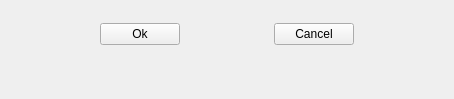
<?xml version="1.0" encoding="UTF-8"?>
<ui version="4.0">
 <author>Ten Borba</author>
 <class>LoadAuxStruct</class>
 <widget class="QWidget" name="LoadAuxStruct">
  <property name="geometry">
   <rect>
    <x>0</x>
    <y>0</y>
    <width>454</width>
    <height>99</height>
   </rect>
  </property>
  <property name="sizePolicy">
   <sizepolicy hsizetype="Preferred" vsizetype="Preferred">
    <horstretch>0</horstretch>
    <verstretch>0</verstretch>
   </sizepolicy>
  </property>
  <property name="minimumSize">
   <size>
    <width>0</width>
    <height>0</height>
   </size>
  </property>
  <property name="maximumSize">
   <size>
    <width>1000</width>
    <height>1000</height>
   </size>
  </property>
  <property name="windowTitle">
   <string>Load Auxiliar Structure</string>
  </property>
  <layout class="QGridLayout" name="gridLayout_2">
   <item row="0" column="0">
    <layout class="QGridLayout" name="gridLayout">
     <item row="0" column="0">
      <widget class="ConnectionWidget" name="widget" native="true"/>
     </item>
     <item row="1" column="0">
      <widget class="EarthCoverageWidget" name="widgetConv" native="true"/>
     </item>
     <item row="2" column="0">
      <layout class="QHBoxLayout" name="horizontalLayout_9">
       <item>
        <spacer name="horizontalSpacer_14">
         <property name="orientation">
          <enum>Qt::Horizontal</enum>
         </property>
         <property name="sizeHint" stdset="0">
          <size>
           <width>40</width>
           <height>20</height>
          </size>
         </property>
        </spacer>
       </item>
       <item>
        <widget class="QPushButton" name="pushButtonOk">
         <property name="text">
          <string>Ok</string>
         </property>
        </widget>
       </item>
       <item>
        <spacer name="horizontalSpacer_15">
         <property name="orientation">
          <enum>Qt::Horizontal</enum>
         </property>
         <property name="sizeHint" stdset="0">
          <size>
           <width>40</width>
           <height>20</height>
          </size>
         </property>
        </spacer>
       </item>
       <item>
        <widget class="QPushButton" name="pushButtonCancel">
         <property name="text">
          <string>Cancel</string>
         </property>
        </widget>
       </item>
       <item>
        <spacer name="horizontalSpacer_16">
         <property name="orientation">
          <enum>Qt::Horizontal</enum>
         </property>
         <property name="sizeHint" stdset="0">
          <size>
           <width>40</width>
           <height>20</height>
          </size>
         </property>
        </spacer>
       </item>
      </layout>
     </item>
     <item row="3" column="0">
      <spacer name="verticalSpacer">
       <property name="orientation">
        <enum>Qt::Vertical</enum>
       </property>
       <property name="sizeHint" stdset="0">
        <size>
         <width>20</width>
         <height>40</height>
        </size>
       </property>
      </spacer>
     </item>
    </layout>
   </item>
  </layout>
 </widget>
 <customwidgets>
  <customwidget>
   <class>ConnectionWidget</class>
   <extends>QWidget</extends>
   <header>DsgTools.gui.CustomWidgets.connectionWidget.h</header>
   <container>1</container>
  </customwidget>
  <customwidget>
   <class>EarthCoverageWidget</class>
   <extends>QWidget</extends>
   <header>DsgTools.gui.CustomWidgets.earthCoverageWidget.h</header>
   <container>1</container>
  </customwidget>
 </customwidgets>
 <resources/>
 <connections/>
 <slots>
  <signal>signal1()</signal>
  <slot>carregaSpatialite()</slot>
 </slots>
</ui>
